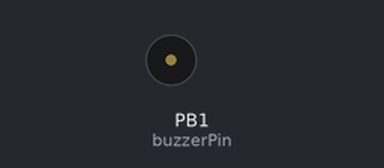
A sketch run on a simulated ATtiny85, built with avr-gcc and run on an emulated ATtiny85. Parts: buzzer (waves = sounding). Sleep ends after the set time or at an interrupt.

Above: at 0.1 s.
At 10.1 s:
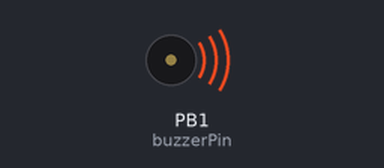
Timing chart, 0 to 51.5 s (numbered marks = the images above):
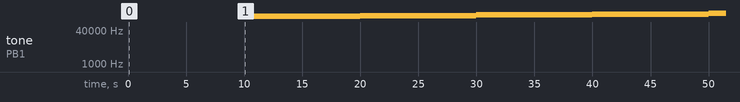

The sketch:

Ultrasound_cat_avoider_attiny.ino
```cpp
#define F_CPU 1000000  // This is used by delay.h library

#include <stdlib.h>
#include <EEPROM.h>

#include <avr/io.h>        // Adds useful constants
#include <util/delay.h>    // Adds delay_ms and delay_us functions

#include <avr/sleep.h>
#include <avr/interrupt.h>

// Routines to set and clear bits (used in the sleep code)
#ifndef cbi
#define cbi(sfr, bit) (_SFR_BYTE(sfr) &= ~_BV(bit))
#endif
#ifndef sbi
#define sbi(sfr, bit) (_SFR_BYTE(sfr) |= _BV(bit))
#endif

// Variables for the Sleep/power down modes:
volatile boolean f_wdt = 1;

const unsigned long durationMillis = 5000;
const byte buzzerPin = 1;
unsigned char bootTimes = 0x00;

const uint8_t dividers[] = { 0x32, 0x2D, 0x2A, 0x26, 0x24, 0x21 };

void setup() {
  pinMode(buzzerPin, OUTPUT);
  setup_watchdog(9);
}

void loop() {

  // wait for timed out watchdog / flag is set when a watchdog timeout occurs
  if (f_wdt==1) {
    // Run code only each 120sec of sleep
    if(bootTimes == 0){
      // Notes played at 10th octave
      // Since every octave has 11 elements, virtually jumping to next octave requires 11*j+1
      for(int i = 0; i<6; i++){
        unsigned char divisor = dividers[i];
        divisor = divisor >> 1; //divides by 2 using bit shift (more efficient)
        TinyTone(divisor, durationMillis); //max Octave for 1MHz AtTiny85 is 7
        delay(durationMillis);
      }
    }
    pinMode(buzzerPin, INPUT); //set as INPUT to save energy
    system_sleep();  // Send the unit to sleep
    pinMode(buzzerPin, OUTPUT);
    // After wake up, these lines will be executed
    bootTimes++;
    // Reset counter each 15 times (15*8 sec = 120 sec)
    if(bootTimes == 0x0F){
      bootTimes = 0x00;
    }
  }
}

void TinyTone(unsigned char divisor, unsigned long duration)
{
  // 7-bit register
  // Last 4 bits is a register equivalent to prescaler, where
  // prescaler = 2^(n-1) (for n between 0001b and 1111b)
  // if n == 0 then it is disabled
  TCCR1 = 0x90 | 0x01; // for 1MHz clock
  OCR1C = divisor-1;         // set the OCR
  delay(duration);
  TCCR1 = 0x90;              // stop the counter
}

// set system into the sleep state
// system wakes up when wtchdog is timed out
void system_sleep() {

  cbi(ADCSRA,ADEN);                    // switch Analog to Digitalconverter OFF

  set_sleep_mode(SLEEP_MODE_PWR_DOWN); // sleep mode is set here
  sleep_enable();

  sleep_mode();                        // System actually sleeps here

  sleep_disable();                     // System continues execution here when watchdog timed out

  sbi(ADCSRA,ADEN);                    // switch Analog to Digitalconverter ON

}

// 0=16ms, 1=32ms,2=64ms,3=128ms,4=250ms,5=500ms
// 6=1 sec,7=2 sec, 8=4 sec, 9= 8sec
void setup_watchdog(int ii) {

  byte bb;
  int ww;
  if (ii > 9 ) ii=9;
  bb=ii & 7;
  if (ii > 7) bb|= (1<<5);
  bb|= (1<<WDCE);
  ww=bb;

  MCUSR &= ~(1<<WDRF);
  // start timed sequence
  WDTCR |= (1<<WDCE) | (1<<WDE);
  // set new watchdog timeout value
  WDTCR = bb;
  WDTCR |= _BV(WDIE);
}

// Watchdog Interrupt Service / is executed when watchdog timed out
ISR(WDT_vect) {
  f_wdt=1;  // set global flag
}
```

Measured:
- by itself, tone on PB1 (buzzerPin): plays 181818 Hz for 10.0 s, 190476 Hz for 10.0 s, 210526 Hz for 10.0 s, 222222 Hz for 10.0 s, 250000 Hz for 80.0 s
